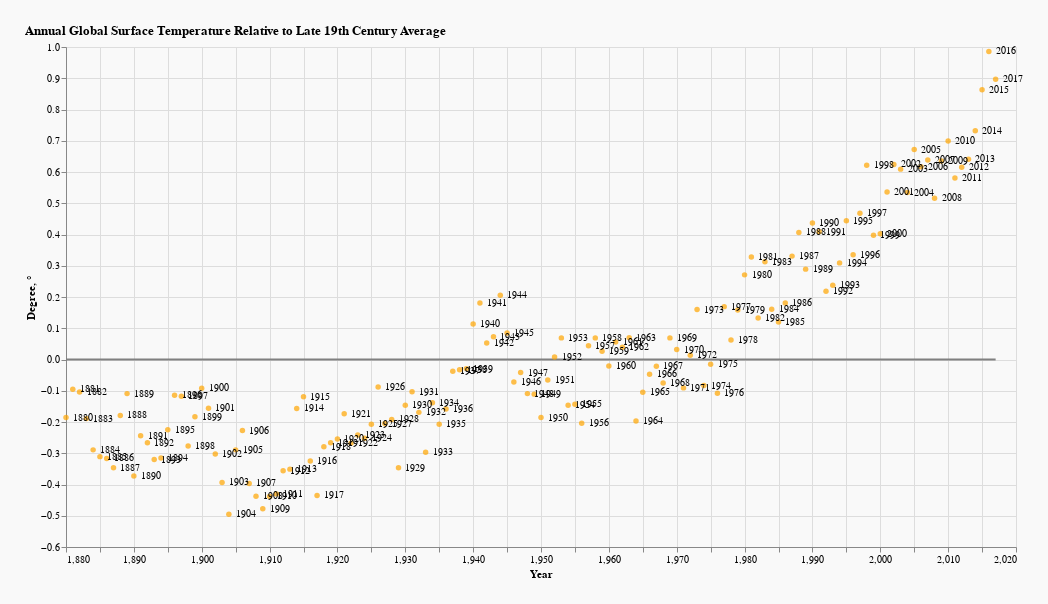

This figure's notebook cell:
### Code cell
alt.layer(line_plot, chart, text).properties(width = 950, height = 500, background = '#F9F9F9', padding = 25, title = 'Annual Global Surface Temperature Relative to Late 19th Century Average').configure_title(anchor='start')

### Figure 1 — Vega-Lite specification as saved in the notebook (floating-point values rounded to 4 significant figures; data arrays with more than 128 entries replaced by an {"elided": "..."} marker saying what was removed)
{"config": {"view": {"continuousWidth": 400, "continuousHeight": 300}, "title": {"anchor": "start"}}, "layer": [{"data": {"name": "data-a237c917e4734534ba2c030ebe36bebb"}, "mark": {"type": "line", "color": "grey"}, "encoding": {"x": {"type": "quantitative", "field": "Year"}, "y": {"type": "quantitative", "field": "Degree"}}}, {"data": {"name": "data-b65009c3d5f2db22b434148427d66f0d"}, "mark": {"type": "point", "color": "#ffa500", "filled": true}, "encoding": {"tooltip": [{"type": "quantitative", "field": "Year"}, {"type": "quantitative", "field": "mean"}], "x": {"type": "quantitative", "field": "Year", "scale": {"domain": [1880, 2017]}, "title": "Year"}, "y": {"type": "quantitative", "field": "mean", "title": "Degree, °"}}}, {"data": {"name": "data-b65009c3d5f2db22b434148427d66f0d"}, "mark": {"type": "text", "align": "left", "baseline": "middle", "dx": 7, "fontSize": 10}, "encoding": {"text": {"type": "quantitative", "field": "Year"}, "tooltip": [{"type": "quantitative", "field": "Year"}, {"type": "quantitative", "field": "mean"}], "x": {"type": "quantitative", "field": "Year", "scale": {"domain": [1880, 2017]}, "title": "Year"}, "y": {"type": "quantitative", "field": "mean", "title": "Degree, °"}}}], "background": "#F9F9F9", "height": 500, "padding": 25, "title": "Annual Global Surface Temperature Relative to Late 19th Century Average", "width": 950, "$schema": "https://vega.github.io/schema/vega-lite/v4.8.1.json", "datasets": {"data-a237c917e4734534ba2c030ebe36bebb": [{"Year": 1880, "Degree": 0}, {"Year": 2017, "Degree": 0}], "data-b65009c3d5f2db22b434148427d66f0d": {"elided": "138 records"}}}
